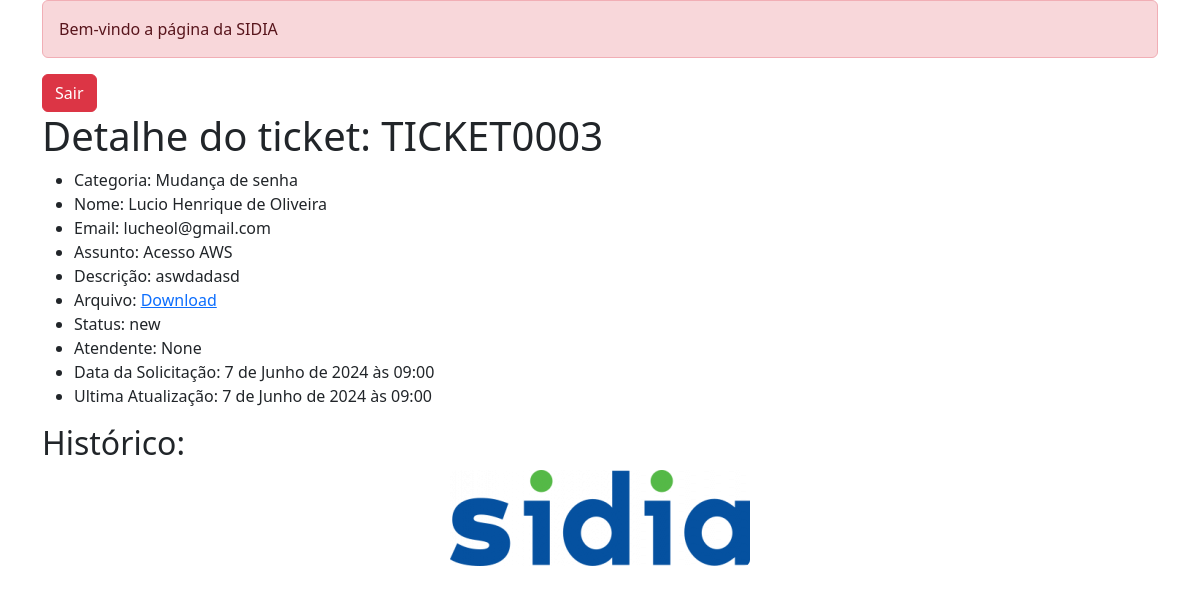
Screenshot of /tickets/detalhe/3 (signed in) with the database file from the repository.
### tickets/models.py (models this page shows, shortened)
class Solicitacao(models.Model):
    STATUS_NEW = 'new'
    STATUS_ONGOING = 'ongoing'
    STATUS_CLOSED = 'closed'
    STATUS_CANCELED = 'canceled'
    STATUS_CHOICES = (
        (STATUS_NEW, 'Novo'),
        (STATUS_ONGOING, 'Em andamento'),
        (STATUS_CLOSED, 'Encerrado'),
        (STATUS_CANCELED, 'Cancelado'),
    )
    categoria = models.ForeignKey(Categoria, on_delete=models.PROTECT)
    nome = models.CharField(max_length=120)
    email = models.EmailField(verbose_name='E-mail')
    assunto = models.CharField(max_length=80)
    descricao = models.TextField(verbose_name='Descrição')
    arquivo = models.FileField(upload_to='solicitacoes', null=True, blank=True)
    status = models.CharField(max_length=15, choices=STATUS_CHOICES, default=STATUS_NEW)
    atendente = models.ForeignKey(User, on_delete=models.PROTECT, null=True, blank=True)
    data_solicitacao = models.DateTimeField(auto_now_add=True, verbose_name='Data da Solicitação')
    ultima_atualizacao = models.DateTimeField(auto_now=True, verbose_name='Última atualização')
    class Meta:
        ordering = ('-ultima_atualizacao',)
        verbose_name = 'Solicitação'
        verbose_name_plural = 'Solicitações'
    def __str__(self):
        return f'TICKET{self.pk:04d}'

class Categoria(models.Model):
    descricao = models.CharField(max_length=255)
    ativo = models.BooleanField(default=True)
    class Meta:
        ordering = ('descricao',)
    def __str__(self):
        return self.descricao

### tickets/views.py (the view)
# urls.py: path('detalhe/<id>', login_required(DetalheTicketView.as_view()), name='detalhe-solicitacao-ticket'),
class DetalheTicketView(View):
    def get(self, request, id):
        solicitacao = get_object_or_404(Solicitacao, pk=id)
        return render(request, 'tickets/detalhe.html', {'obj': solicitacao})

### tickets/templates/tickets/detalhe.html (shortened to what this page needs)
{% extends 'base.html' %}
{% load crispy_forms_tags %}
{% block conteudo %}
<h1>Detalhe do ticket: {{ obj }}</h1>
<ul>
    <li>Categoria: {{ obj.categoria }}</li>
    <li>Nome: {{ obj.nome }}</li>
    <li>Email: {{ obj.email }}</li>
    <li>Assunto: {{ obj.assunto }}</li>
    <li>Descrição: {{ obj.descricao }}</li>
    <li>Arquivo: {% if obj.arquivo %}<a href="{{ obj.arquivo.url }}">Download</a> {% else %} - {% endif %}</li>
    <li>Status: {{ obj.status }}</li>
    <li>Atendente: {{ obj.atendente }}</li>
    <li>Data da Solicitação: {{ obj.data_solicitacao }}</li>
    <li>Ultima Atualização: {{ obj.ultima_atualizacao }}</li>
</ul>
<h2>Histórico:</h2>
{% endblock %}

### rows the page displays
Solicitacao: id "TICKET0003", categoria "Mudança de senha", nome "Lucio Henrique de Oliveira", email "lucheol@gmail.com", assunto "Acesso AWS", descricao "aswdadasd", status "new", atendente "None", data_solicitacao "7 de Junho de 2024 às 09:00", ultima_atualizacao "7 de Junho de 2024 às 09:00"
